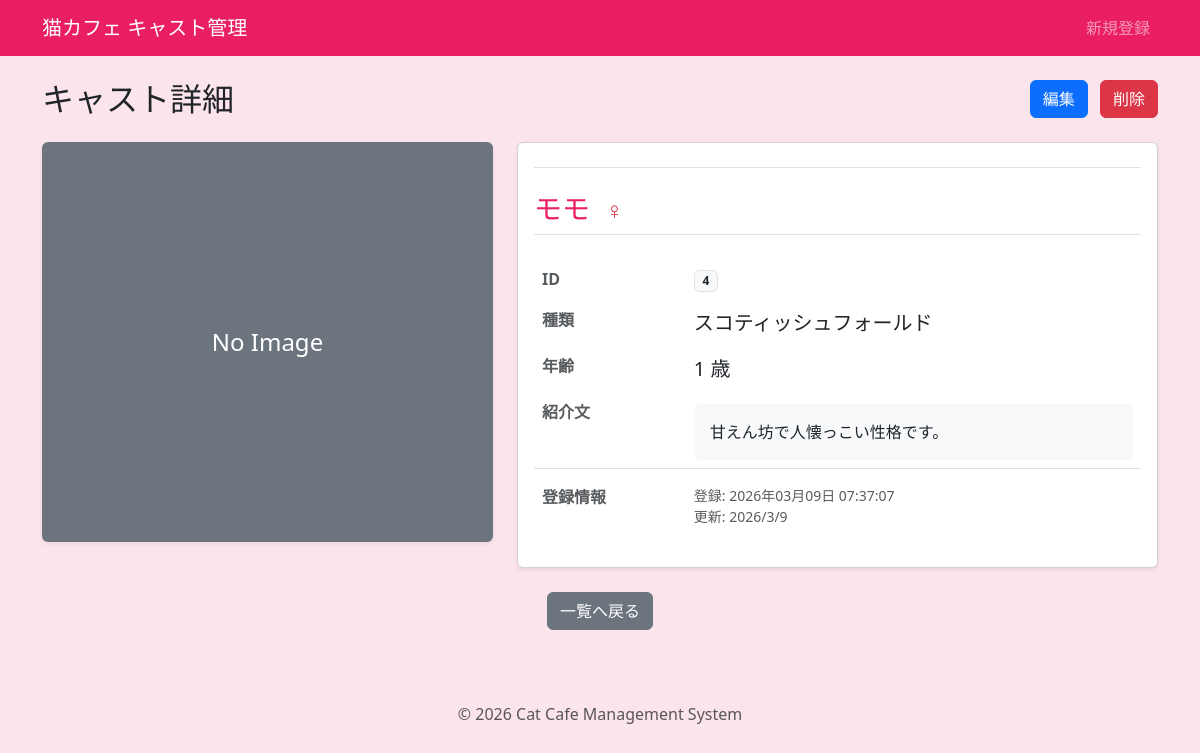
The app's page /detail.php?id=4 with its own data.
### tables this page shows
CREATE TABLE `cats` (
  `id` int(11) NOT NULL AUTO_INCREMENT,
  `name` varchar(50) NOT NULL,
  `breed_id` int(11) NOT NULL,
  `gender` tinyint(4) NOT NULL COMMENT '1:おとこのこ 2:おんなのこ',
  `age` int(11) NOT NULL,
  `profile` text,
  `image_name` varchar(255) DEFAULT NULL,
  `created_at` datetime DEFAULT CURRENT_TIMESTAMP,
  `updated_at` datetime DEFAULT CURRENT_TIMESTAMP ON UPDATE CURRENT_TIMESTAMP,
  PRIMARY KEY (`id`),
  UNIQUE KEY `uk_name` (`name`),
  KEY `fk_breed_id` (`breed_id`),
  CONSTRAINT `cats_ibfk_1` FOREIGN KEY (`breed_id`) REFERENCES `breeds` (`id`)
);

CREATE TABLE `breeds` (
  `id` int(11) NOT NULL AUTO_INCREMENT,
  `name` varchar(50) NOT NULL,
  `created_at` datetime DEFAULT CURRENT_TIMESTAMP,
  `updated_at` datetime DEFAULT CURRENT_TIMESTAMP ON UPDATE CURRENT_TIMESTAMP,
  PRIMARY KEY (`id`)
);

### inc/functions.php (called while the page is built, shortened)
<?php
function h($string)
{
  return htmlspecialchars($string, ENT_QUOTES, 'UTF-8');
}
function format_date($datetime, $type)
{
  $format_types = [
    1 => 'Y年m月d日 H:i:s',
    2 => 'Y年m月d日',
    3 => 'Y/n/j',
  ];
  return date($format_types[$type], strtotime($datetime));
}

### detail.php (the view, shortened to what this page needs)
<?php
require_once './inc/functions.php';
$id = $_GET['id'] ?? '';
$db = db_connect();
$cat = null;
try {
  $sql = 'SELECT cats.*,breeds.name AS breed_name FROM cats INNER JOIN breeds ON cats.breed_id = breeds.id WHERE cats.id = :id';
  $stmt = $db->prepare($sql);
  $stmt->bindParam(':id', $id, PDO::PARAM_INT);
  $stmt->execute();
  $cat = $stmt->fetch(PDO::FETCH_ASSOC);
} catch (PDOException $e) {
  exit('データの取得に失敗しました: ' . h($e->getMessage()));
}
require_once 'inc/header.php';
?>
<div class="d-flex justify-content-between align-items-center mb-4">
  <h2 class="mb-0">キャスト詳細</h2>
  <div>
    <a href="edit.php?id=<?php echo $cat['id']; ?>" class="btn btn-primary me-2">編集</a>
    <button type="button" class="btn btn-danger" data-bs-toggle="modal" data-bs-target="#deleteModal">
      削除
    </button>
  </div>
</div>
<div class="row">
  <div class="col-md-5 mb-4 mb-md-0">
    <?php if (empty($cat['image_name'])): ?>
      <div class="bg-secondary text-white d-flex justify-content-center align-items-center rounded shadow-sm w-100" style="height: 400px;">
        <span class="fs-4">No Image</span>
      </div>
    <?php endif; ?>
  </div>
  <div class="col-md-7">
    <div class="card shadow-sm h-100">
      <div class="card-body">
        <h3 class="card-title text-pink border-bottom pb-2 mb-4">
          <h3 class="card-title text-pink border-bottom pb-2 mb-4">
            <?php echo h($cat['name']); ?>
            <?php if ($cat['gender'] == 1): ?>
              <span class="text-primary fs-4 ms-2">♂</span>
            <?php elseif ($cat['gender'] == 2): ?>
              <span class="text-danger fs-4 ms-2">♀</span>
            <?php endif; ?>
          </h3>
          <table class="table table-borderless">
            <tbody>
              <tr>
                <th class="w-25 text-muted">ID</th>
                <td><span class="badge bg-light text-dark border"><?php echo h($cat['id']); ?></span></td>
              </tr>
              <tr>
                <th class="text-muted">種類</th>
                <td class="fs-5">
                  <?php echo h($cat['breed_name']); ?>
                </td>
              </tr>
              <tr>
                <th class="text-muted">年齢</th>
                <td class="fs-5">
                  <?php echo h($cat['age']); ?>
                   歳
                </td>
              </tr>
              <tr>
                <th class="text-muted">紹介文</th>
                <td>
                  <div class="p-3 bg-light rounded mt-1">
                    <?php echo h($cat['profile']); ?>
                  </div>
                </td>
              </tr>
              <tr>
                <th class="text-muted border-top pt-3 mt-3">登録情報</th>
                <td class="border-top pt-3 mt-3 small text-muted">
                  登録:
                  <?php echo h(date('Y年m月d日 H:i:s', strtotime($cat['created_at']))); ?>
                  <br>
                  更新:
                  <?php echo h(format_date($cat['updated_at'], 3)); ?>
                </td>
              </tr>
            </tbody>
          </table>
      </div>
    </div>
  </div>
</div>
<div class="mt-4 text-center">
  <a href="index.php" class="btn btn-secondary">一覧へ戻る</a>
</div>
<?php require_once 'inc/footer.php'; ?>

### inc/header.php (style rules this page uses)
body { background-color: #fce4ec; }

### detail.php (style rules this page uses)
.text-pink { color: #e91e63; }

### records on screen
cats: name "モモ", id "4", breed.name "スコティッシュフォールド", age "1", profile "甘えん坊で人懐っこい性格です。", created_at "2026年03月09日 07:37:07", format_date($cat['updated_at'], 3) "2026/3/9"
